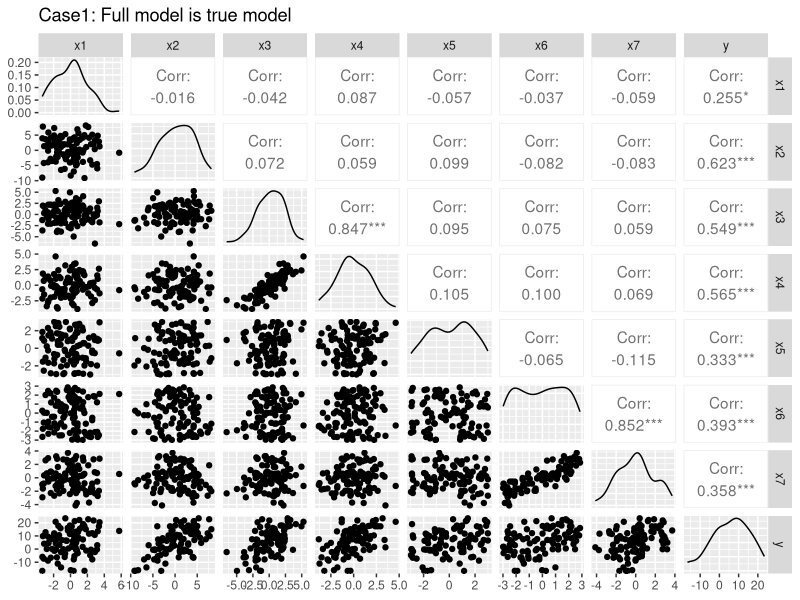
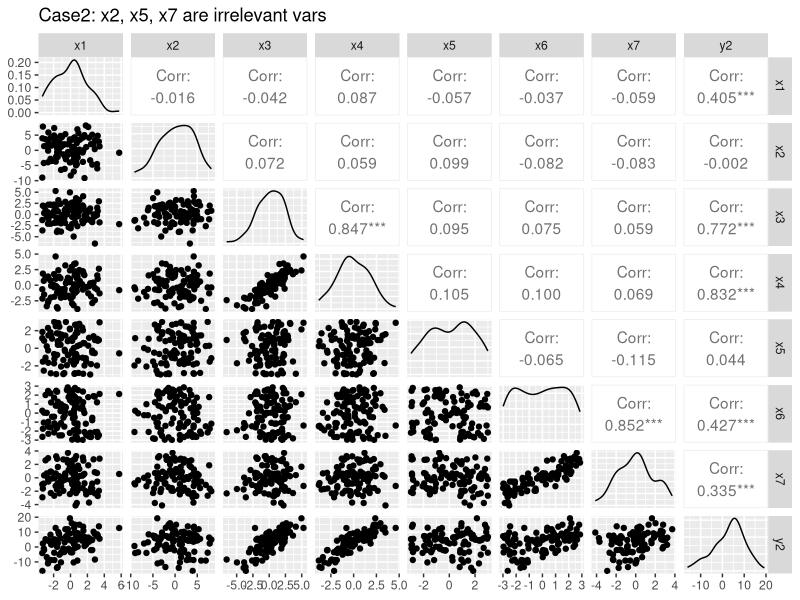
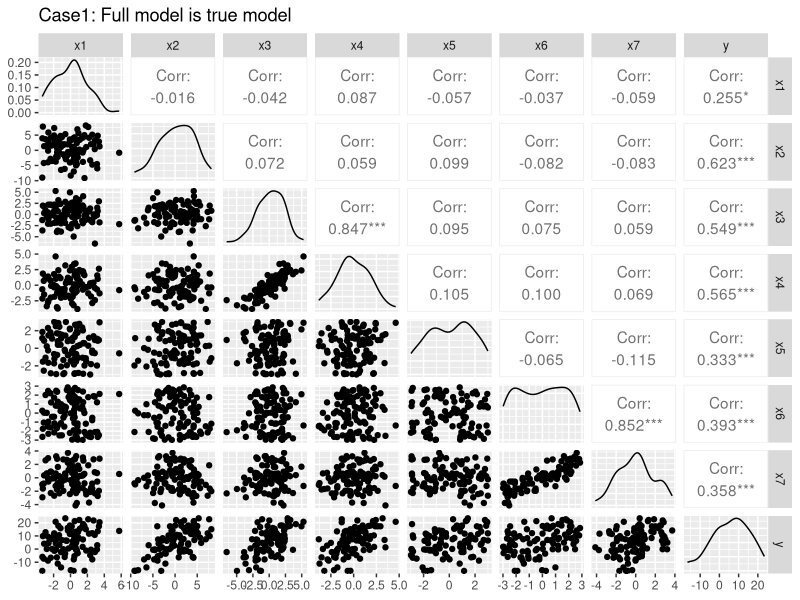
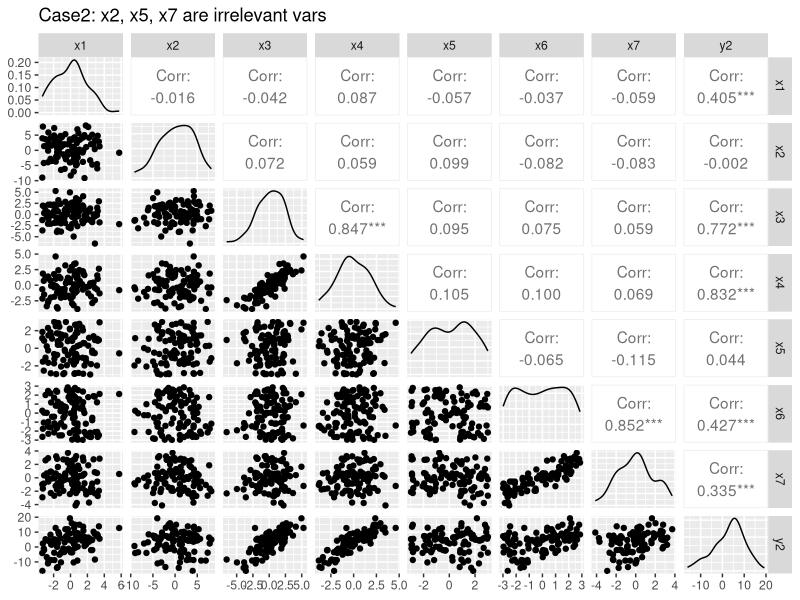

These figures' R source, in order: (Note: this script raises an error after producing the figures.)
## ---- chunk 1
#### packages
library(tidyverse)
library(GGally)
library(xtable)
## ---- chunk 2
set.seed(88)
N <- 100

e <- rnorm(N) 
e2 <- rnorm(N)
x1 <- rnorm(N, sd=2)
x2 <- rnorm(N, sd=4)
x3 <- rnorm(N, sd=2) #corr w/ x4
x4 <- .8*x3 + rnorm(N) # corr w/ x3
x5 <- runif(N, -3, 3)
x6 <- runif(N, -3, 3)
x7 <- .8*x6 + rnorm(N) # corr w/ x6

### Case1
y <- 5 + 1.5*x1 + 1.5*x2+ 1.5*x3 + 0.9*x4 + 1.5*x5 + 1.5*x6 + 
  0.9*x7  + e

### Case2
y2 <- 3 +  1.5*x1 + 1.5*x3 + 1.5*x4  + 
  1.5*x6 + e2

dta <- data.frame(e, e2, x1, x2, x3, x4, x5, x6, x7, y, y2)


#### Descriptive plotting: (Fig 1)
dta %>%
  select(c(starts_with("x"),"y")) %>%
  ggpairs() + ggtitle("Case1: Full model is true model")
ggsave("fig1.png", width = 8, height = 5)
dta %>%
  select(c(starts_with("x"),"y2")) %>%
  ggpairs() + ggtitle("Case2: x2, x5, x7 are irrelevant vars")
ggsave("fig2.png", width = 8, height = 5)
## ---- chunk 3
# dataframe to design matrix
dmtx <-  function(df, drop_y = TRUE){
  if(drop_y){
    .d <- df[-1]
  } else{.d <- df}
  mtx <- .d %>% 
    mutate(intercept = rep(1, nrow(df))) %>%
    relocate(intercept) %>% 
    as.matrix()
  return(mtx)
}
# inv(XTX)
xtxinv <- function(df, drop_y =TRUE){
  mtx <- dmtx(df, drop_y = drop_y)
  return(
    solve(t(mtx)%*%mtx)
  )
}
# XTX
xtx <- function(df, drop_y =TRUE){
  mtx <- dmtx(df, drop_y = drop_y)
  return(
    t(mtx)%*%mtx
  )
}
## ---- chunk 4

# column names, row names
cnames <- c("full_model", paste0("drop_x", 1:7)) 
rnames <- c("Intercept", paste0("x", 1:7))

# true beta values
beta <- c(5, rep(1.5,3),.9, rep(1.5,2),.9) 
names(beta) <-  rnames
## ---- chunk 5
f <- y ~ x1 + x2 + x3 + x4 + x5 + x6 + x7
fm <- lm(f, dta) #full model

# Create a list of full model and submodels that dropped one variable
mlist <- list(full_model = fm)
for (i in 1:7) {
  f.drop.i <- as.formula(
    paste("y ~", paste(paste0("x", 1:7)[-i], collapse = " + "))
  )
  mlist[[paste0("drop_x", i)]] <- lm(f.drop.i, dta)
}
## ---- chunk 6
### bias and variance
df.coeff <- tibble(coef = rnames)
df.bias <- tibble(coef = rnames)
df.var <- tibble(coef = rnames)
.ivs <- paste0("x", 1:7)
for (i in 1:8) {
  .mddf <- mlist[[i]]$model 
  xtxI <- .mddf  %>% xtxinv()
  #   print(i)
  ## variance
  if (i==1){
    mdf <- dta[.ivs] 
  }else {mdf <- dta[.ivs[-i]]}
  .var <- xtxinv(mdf, drop_y = F) %>%
    diag()

  ## bias
  if (i ==1){ #full model
    .xtx <- .mddf  %>% xtx()
    .coeff <- xtxI %*% .xtx %*% beta
    .bias <- .coeff - beta
    
  }else if (i!=1 & i< length(beta)){ #1-7
    x1t.mtx <- .mddf %>%
      dmtx %>% t() #X1t
    x2.mtx <- dta[paste0("x",i-1)] %>%
      as.matrix() # missing vars(X2)
    .beta<- beta[i+1] %>% #
      as.matrix() 
    .b <- xtxI %*% x1t.mtx %*% x2.mtx %*% .beta
    # Inserting NA    
    .bias <- c(.b[1:(i-1)], NA, .b[i:length(.b)])  
    .coeff <-  beta + .bias
    .var <- c(.var[1:(i-1)], NA, .var[i:length(.var)])
  }else{ # 8
    x1t.mtx <- .mddf %>% dmtx %>% t() #X1t
    x2.mtx <- dta[paste0("x",i-1)] %>% 
      as.matrix() # missing vars
    .beta<- beta[i] %>% #missing beta
      as.matrix() 
    .b <- xtxI %*% x1t.mtx %*% x2.mtx %*% .beta
    # Inseting NA
    .bias <- c(.b[1:i-1],NA)
    .coeff <-  beta + .bias
    .var <- ifelse(i==1, .var ,c(.var, NA))
  }
  .cn <- cnames[i]
  df.coeff[.cn] <- .coeff
  df.bias[.cn] <- .bias
  df.var[.cn] <-.var
}
## ---- chunk 7
#### Tables
df.bias %>% 
  relocate(coef) %>%
  xtable(          digits =3, label = "bias_a")

true_m <- matrix(rep(beta, 8), ncol =8)
.m <- df.bias[-1] %>% as.matrix()/true_m

.m %>% 
  as.data.frame() %>% 
  mutate(coef = rnames) %>% 
  relocate(coef)%>%
  xtable(
         digits =2, label = "bias_f")


df.var %>% 
  relocate(coef) %>%
  xtable(
          digits =3, label = "var_a")
## ---- chunk 8
mtb <- df.bias[-1] %>% as.matrix()
.mtv <- df.var %>% as.matrix()
.m <- round(((.mtb^2)+.mtv), 3) #MSE

df.mse <- data.frame(.m) %>%
  mutate(coef = rnames) %>% 
  relocate(coef) 
#### Table
df.mse %>%
  xtable(
    caption = "MSE",
    digits = 3,
    label = "MSE_a"
  )
## ---- chunk 9
EstV <- c()
for (i in 1:8){
  md <- mlist[[i]]
  .var <- md$residuals^2 %>% sum() / md$df.residual
  EstV <- c(EstV, .var) %>% round(3)
}
names(EstV) <- cnames
EstV %>% as.matrix() %>% 
  t() %>% 
  as.data.frame() %>% 
  xtable(caption = "Estimated Variance",
         digits = 3,
         label = "evar_a")
## ---- chunk 10
## true beta
beta_ir <-c(3, 1.5, 0, 1.5, 0, 0, 1.5, 0.9) 
names(beta_ir) <- rnames
##　Generate all models

irm_list <- list()
vec <- c(2, 5, 7)
# Generate all possible subsets
all_subsets <- unlist(lapply(1:length(vec),
                             function(n) combn(vec, n, simplify = FALSE)),
                              recursive = FALSE)

# Add the empty set
all_subsets <- c(all_subsets, list(c()))  #of irrivat

# add irri. vars in model
for (i in 1:length(all_subsets)) {
  .c <- all_subsets[[i]]
  .c <- c(c(1, 3, 4, 6) ,.c) %>% sort()
  .f <- as.formula(
    paste("y2 ~", paste(paste0("x", .c), collapse = " + "))
  )
  irm_list[[paste0("model", i)]] <- lm(.f, dta)
}
## ---- chunk 11
# function
fillna <- function(.v, .pos){
  #orignal vector, position
  .pos <-  vec[!(vec %in% .pos)] # complement, vec = c(2,5,7)
  if(length(.pos)!=0){
    for (i in 1:length(.pos)){
      # print(paste("len:",length(.v)))
      if (.pos[i]!= 7){
        .v <- c(.v[1:.pos[i] ], NA, .v[ (.pos[i]+1) : length(.v)])
      }else{.v <- c(.v[1:.pos[i]], NA )}
    }
  }
  return(.v)
}
## ---- chunk 12
df.coef.irr <- tibble(coef=rnames)
df.bias.irr <- tibble(coef=rnames)
df.var.irr <- tibble(coef=rnames)
for (i in 1:length(irm_list)){
  .mddf <- irm_list[[i]]$model
  ## bias & beta_hat
  xtxI <- .mddf  %>% xtxinv() 
  .xtx <-  .mddf  %>% xtx() 
  .drop <- vec[!(vec %in% all_subsets[[i]])] + 1 # complement & its position

  if (length(.drop)>0){
    .coef <- xtxI %*% .xtx %*% beta_ir[-.drop]
  }else{ #all covariate
    .coef <- xtxI %*% .xtx %*% beta_ir
  }
  
  for (j in .drop){ # fill na
    if ( j == length(beta_ir) ){ # x7
      .coef <-  c(.coef[1:(j-1)], NA)
    }else{
      .coef <-  c(.coef[1:(j-1)], NA, .coef[j:length(.coef)])
    }
  }
  
  #variance
  var <- xtxinv(.mddf) %>%
    diag()
  .pos <- all_subsets[[i]]
  .vec <- fillna(var, .pos) # fill na

  df.var.irr[paste0("model", i)] = .vec 
  df.coef.irr[paste0("model", i)] = .coef 
  df.bias.irr[paste0("model", i)] = .coef - beta_ir
}
## ---- chunk 13
df.bias.irr <- df.bias.irr %>% 
  relocate(coef, model8) 
colnames(df.bias.irr) <- c("Coef","TrueModel","addx2","addx5","addx7",
                   "addx2x5","addx2x7","addx5x7", "addx2x5x7")

df.bias.irr %>% xtable(,
           label = "bias_b")

df.var.irr <- df.var.irr %>% 
  relocate(model8, .after = coef)
colnames(df.var.irr) <- c("Coef","TrueModel","addx2","addx5","addx7",
                          "addx2x5","addx2x7","addx5x7", "addx2x5x7")
df.var.irr %>% xtable(
                 digits = 3,
                 label = "var_b")
## ---- chunk 14
EstV.irr <- c()
for (i in 1:8){
  md <- irm_list[[i]]
  .var <- md$residuals^2 %>% sum() / md$df.residual
  EstV.irr <- c(EstV.irr, .var) %>% round(3)
}
names(EstV.irr) <- c("TrueModel","addx2","addx5","addx7",
                     "addx2x5","addx2x7","addx5x7", "addx2x5x7")
EstV.irr %>% as.matrix() %>% 
  t() %>% 
  as.data.frame() %>% 
  xtable(
         digits = 3,
         label = "evar_b")
